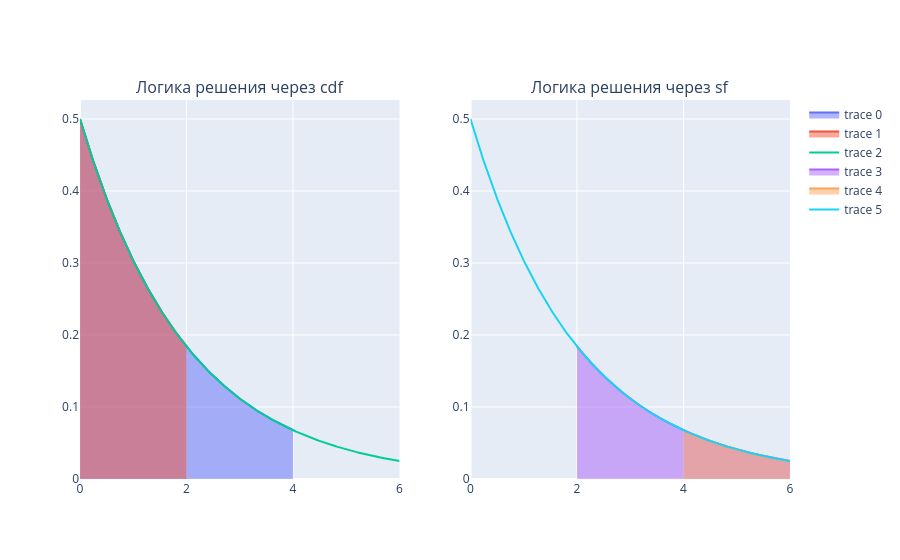

Source (notebook cell):
### Code cell
import plotly.graph_objects as go
from plotly.subplots import make_subplots
from scipy.stats import chi2
import numpy as np

# cdf
x = np.linspace(0, 6, 1000)
y = chi2.pdf(x, df=2)
left_2, left_4 = x <= 2, x <= 4
fig = make_subplots(rows=1, cols=2, subplot_titles=("Логика решения через cdf", "Логика решения через sf"))
fig.add_trace(go.Scatter(x=x[left_4], y=y[left_4], fill='tozeroy'), row=1, col=1)
fig.add_trace(go.Scatter(x=x[left_2], y=y[left_2], fill='tozeroy'), row=1, col=1)
fig.add_trace(go.Scatter(x=x, y=y, fill='none'), row=1, col=1)

# sf
left_2, left_4 = x >= 2, x >= 4
fig.add_trace(go.Scatter(x=x[left_2], y=y[left_2], fill='tozeroy'), row=1, col=2)
fig.add_trace(go.Scatter(x=x[left_4], y=y[left_4], fill='tozeroy'), row=1, col=2)
fig.add_trace(go.Scatter(x=x, y=y, fill='none'), row=1, col=2)

fig.show()

### Figure 1 — Plotly figure (JSON) as saved in the notebook; plotly's stock layout.template omitted (floating-point values rounded to 4 significant figures; data arrays with more than 128 entries replaced by an {"elided": "..."} marker saying what was removed)
{"data": [{"fill": "tozeroy", "type": "scatter", "x": {"elided": "667 float values"}, "xaxis": "x", "y": {"elided": "667 float values"}, "yaxis": "y"}, {"fill": "tozeroy", "type": "scatter", "x": {"elided": "334 float values"}, "xaxis": "x", "y": {"elided": "334 float values"}, "yaxis": "y"}, {"fill": "none", "type": "scatter", "x": {"elided": "1000 float values"}, "xaxis": "x", "y": {"elided": "1000 float values"}, "yaxis": "y"}, {"fill": "tozeroy", "type": "scatter", "x": {"elided": "667 float values"}, "xaxis": "x2", "y": {"elided": "667 float values"}, "yaxis": "y2"}, {"fill": "tozeroy", "type": "scatter", "x": {"elided": "334 float values"}, "xaxis": "x2", "y": {"elided": "334 float values"}, "yaxis": "y2"}, {"fill": "none", "type": "scatter", "x": {"elided": "1000 float values"}, "xaxis": "x2", "y": {"elided": "1000 float values"}, "yaxis": "y2"}], "layout": {"annotations": [{"font": {"size": 16}, "showarrow": false, "text": "Логика решения через cdf", "x": 0.225, "xanchor": "center", "xref": "paper", "y": 1, "yanchor": "bottom", "yref": "paper"}, {"font": {"size": 16}, "showarrow": false, "text": "Логика решения через sf", "x": 0.775, "xanchor": "center", "xref": "paper", "y": 1, "yanchor": "bottom", "yref": "paper"}], "xaxis": {"anchor": "y", "domain": [0, 0.45]}, "xaxis2": {"anchor": "y2", "domain": [0.55, 1]}, "yaxis": {"anchor": "x", "domain": [0, 1]}, "yaxis2": {"anchor": "x2", "domain": [0, 1]}}}
